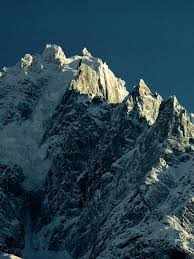
#> input picture week5/convolution/images.jpg, 194 x 259 px
$ python example.py
#> lines starting #> are read from the running program, lines starting #| are printed output that depends on the picture
import cv2
import numpy as np
import matplotlib.pyplot as plt

# Load a grayscale image (adjust the path to your image file)
img = cv2.imread('images.jpg', cv2.IMREAD_GRAYSCALE)
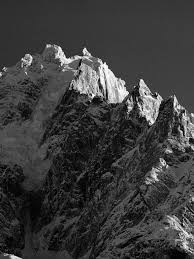
#> img: shape (259, 194); min 0, max 255, mean 59.5
if img is None:
    raise IOError("Image not found. Please check the file path.")

# Define multiple convolution kernels
kernels = {
    'Sobel X': np.array([[-1, 0, 1],
                         [-2, 0, 2],
                         [-1, 0, 1]]),

    'Sobel Y': np.array([[-1, -2, -1],
                         [ 0,  0,  0],
                         [ 1,  2,  1]]),

    'Laplacian': np.array([[0,  1, 0],
                           [1, -4, 1],
                           [0,  1, 0]]),

    'Sharpen': np.array([[ 0, -1,  0],
                         [-1,  5, -1],
                         [ 0, -1,  0]]),

    'Box Blur': np.array([[1/9, 1/9, 1/9],
                          [1/9, 1/9, 1/9],
                          [1/9, 1/9, 1/9]]),

    'Emboss': np.array([[-2, -1, 0],
                        [-1,  1, 1],
                        [ 0,  1, 2]])
}

# Apply each kernel to the image
results = {}
for name, kernel in kernels.items():
    results[name] = cv2.filter2D(img, -1, kernel)
#> after the loop, results = 6 items

# Plot the original image and the results
plt.figure(figsize=(12, 8))

# Show original image
plt.subplot(2, 4, 1)
plt.imshow(img, cmap='gray')
plt.title('Original Image')
plt.axis('off')

# Show each filtered image
idx = 2
for name, result in results.items():
    plt.subplot(2, 4, idx)
    plt.imshow(result, cmap='gray')
    plt.title(name)
    plt.axis('off')
    idx += 1
#> this loop made 6 passes
#> name on passes 1 to 6: 'Sobel X', 'Sobel Y', 'Laplacian', 'Sharpen', 'Box Blur', 'Emboss'
#> after the loop, idx = 8

plt.tight_layout()
plt.show()
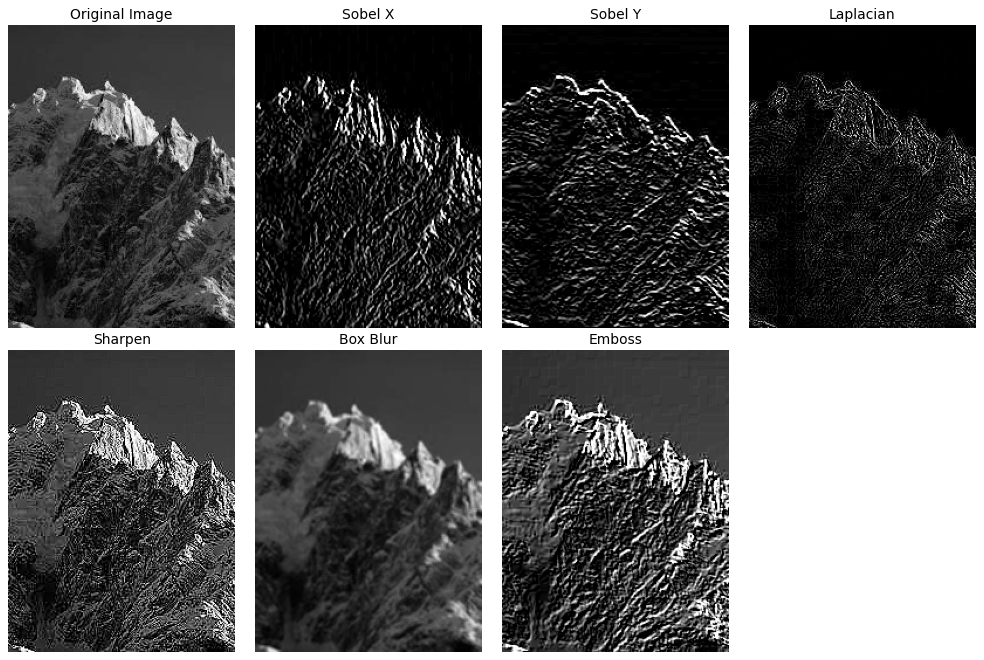
#> figure drawn by matplotlib, 7 panels
